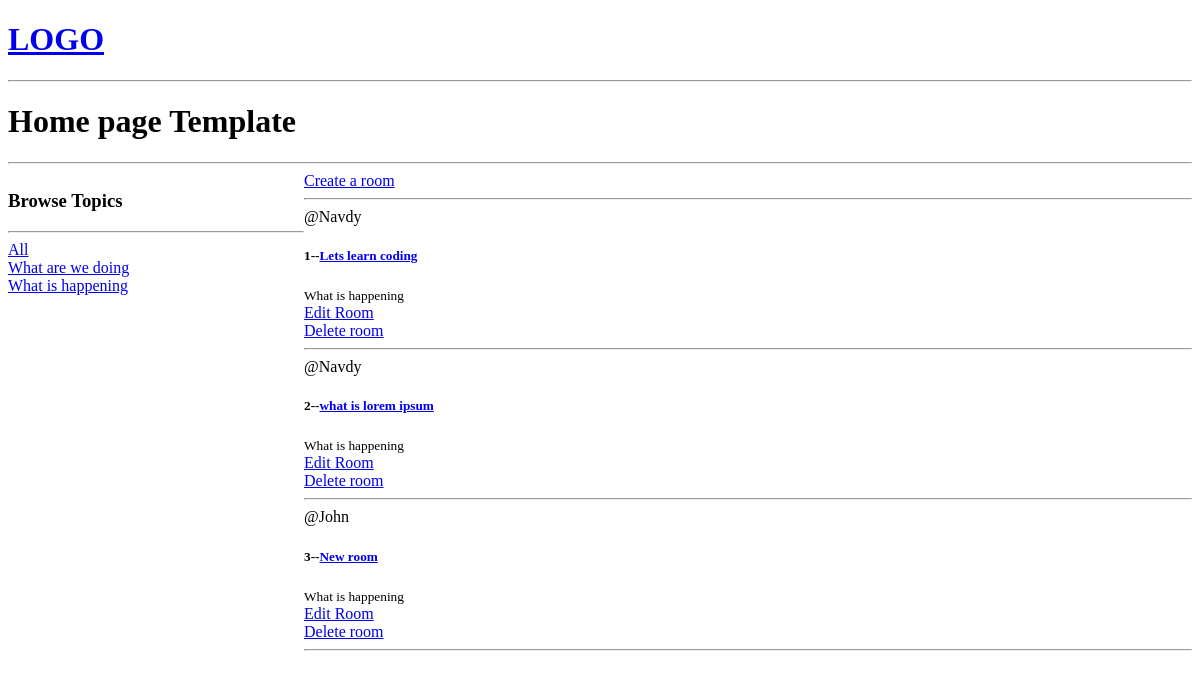
Before: / with the older database file.
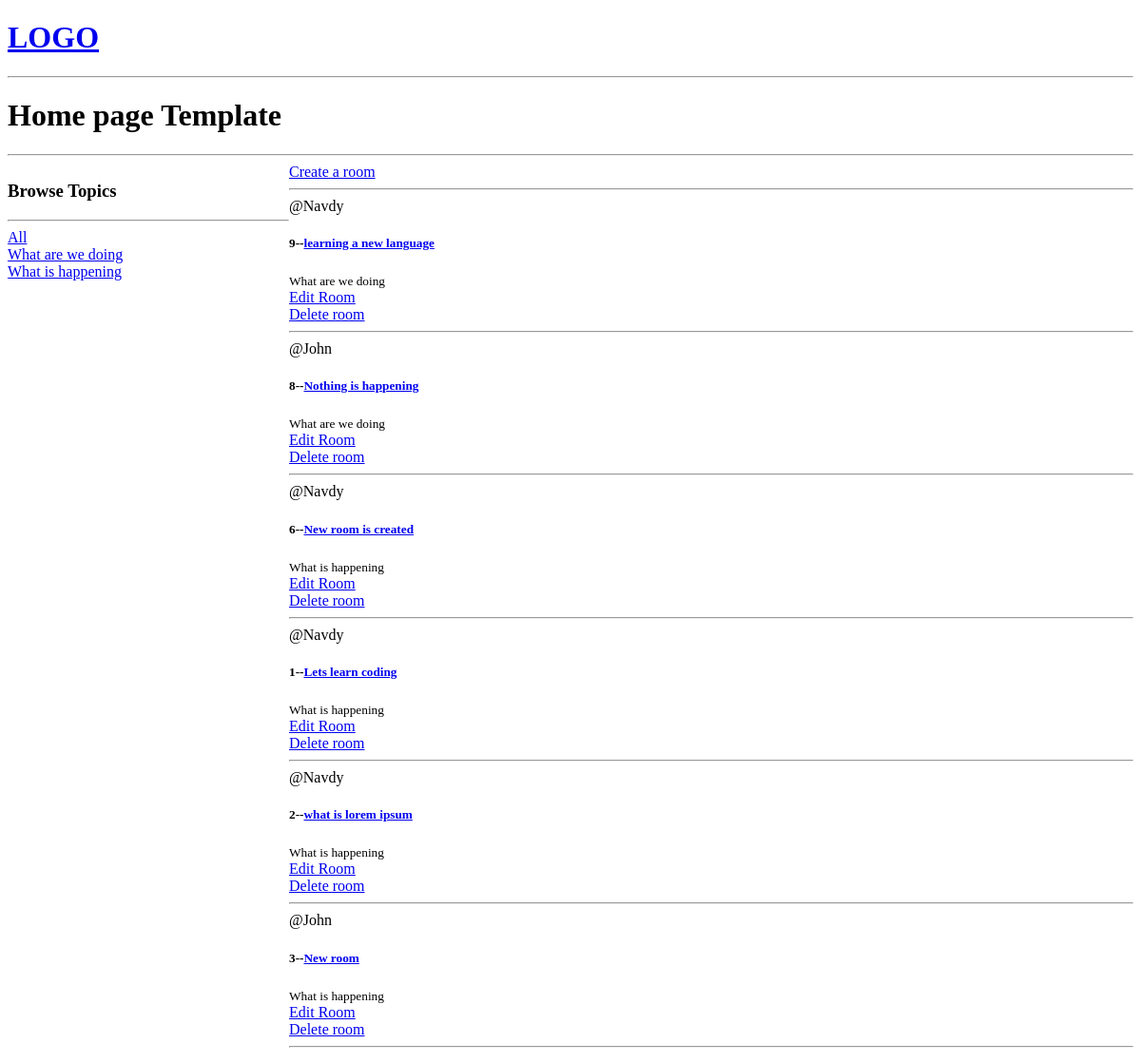
After: the same page with the newer database file.
### base/models.py (models this page shows, shortened)
class Topic(models.Model):
    name = models.CharField(max_length=200)

class Rooms(models.Model):
    host = models.ForeignKey(User,on_delete=models.SET_NULL,null=True)
    topic = models.ForeignKey(Topic,on_delete=models.SET_NULL,null=True)
    name = models.CharField(max_length=200)
    description = models.TextField(null=True,blank=True)
    updated = models.DateTimeField(auto_now=True)
    added = models.DateTimeField(auto_now_add=True)
    class Meta:
        ordering = ['-updated','-added']

### base/views.py (the view)
# urls.py: path('',views.home,name='home'),
def home(request):
    q=request.GET.get('q') if request.GET.get('q') else ''
    rooms=Rooms.objects.filter(topic__name__icontains=q)
    topic = Topic.objects.all()
    context={'rooms':rooms,'topic':topic}
    return render(request,'base/home.html',context)

### base/templates/base/home.html (shortened to what this page needs)
{% extends 'main.html' %}
{% block content %}
<h1>Home page Template</h1><hr>
<div class="home_container ">
    <div>
        <h3>Browse Topics</h3>
        <hr>
        <div>
            <a href="{% url 'home' %}">All</a>
        </div>
        {% for t in topic %}
            <div>
                <a href="{% url 'home' %}?q={{t.name}}">{{t.name}}</a>
            </div>
        {% endfor %}
    </div>
    <div>
        <a href="{% url 'create-room' %}"> Create a room</a>
        <hr>
        {% for room in rooms%}
        <div>
            <span> @{{room.host.username}}</span>
            <h5>{{room.id}}--<a href="{% url 'room' room.id %}">{{room.name}}</a></h5>
            <small>{{ room.topic.name }}</small><br>
            <a href="{%url 'update-room' room.id%}">Edit Room</a><br>
            <a href="{% url 'delete-room' room.id %}">Delete room</a><br>
            <hr>
        </div>
    {% endfor %}
    </div>
</div>
{% endblock %}

### templates/main.html (shortened to what this page needs)
<!DOCTYPE html>
<html>
<head>
</head>
<body>
{% include 'navbar.html' %}
{% block content %}
{% endblock %}
</body>
</html>

### templates/navbar.html
<a href="/">
    <h1>LOGO</h1>
</a>
<hr>

### base/templates/base/home.html (style rules this page uses)
.home_container { display:grid; grid-template-columns:1fr 3fr; }

Changed rows visible on the page:
added Rooms: host.username "Navdy", id "9", name "learning a new language", topic.name "What are we doing"
added Rooms: host.username "John", id "8", name "Nothing is happening", topic.name "What are we doing"
added Rooms: host.username "Navdy", id "6", name "New room is created", topic.name "What is happening"
